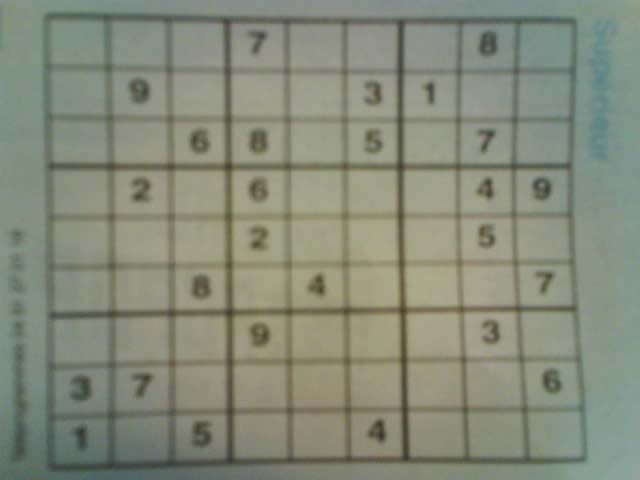
#> input picture sudoku-model/sample-data/image1.jpg, 640 x 480 px
$ python -i prep_and_predict.py   (imports and definitions only)
#> lines starting #> are read from the running program, lines starting #| are printed output that depends on the picture
#!/usr/bin/env python
# coding: utf-8

# In[ ]:


# sudoku predict functions (using our CNN model) (and dependencies)
import cv2
import numpy as np
import pandas as pd
import tensorflow as tf

#preprocess function (greyscales/blurs)
def preprocess(image):
  '''
  This function turns given image to grayscale, blur,
  and changes the receptive threshold of the image.
  Grayscale currently commented out as this function is only used on grayscale images.
  '''

  #gray = cv2.cvtColor(image, cv2.COLOR_BGR2GRAY)
  blur = cv2.GaussianBlur(image, (3,3),6)
  threshold_img = cv2.adaptiveThreshold(blur, 255,1,1,11,2)
  return threshold_img

#main_outline function
# [52 lines left out: functions main_outline, reframe, splitcells, splitcells_meta, not called in this run]

#complete preprocessing function
def fullpreprocess(img):
    '''
    Given an image of a sudoku puzzle of any size, this function returns a modified 450*450 image
    which has been aligned and fitted to the frame.
    '''
    #changing the image shape to be 450,450. should also make the img variable name pick a random puzzle for later on
    img = cv2.resize(img, (450,450))

    threshold = preprocess(img)

    #detecting contour
    #finding the outline of the sudoku puzzle in the image
    contour_1 = img.copy()
    contour_2 = img.copy()
    contour, hierarchy = cv2.findContours(threshold, cv2.RETR_EXTERNAL, cv2.CHAIN_APPROX_SIMPLE)
    cv2.drawContours(contour_1, contour, -1, (0, 255, 0),3)

    #testing
    black_img = np.zeros((450,450,3), np.uint8)
    biggest, maxArea = main_outline(contour)
    if biggest.size != 0:
      biggest = reframe(biggest)
      cv2.drawContours(contour_2,biggest,-1, (0,255,0),10)
      pts1 = np.float32(biggest)
      pts2 = np.float32([[0,0],[450,0],[0,450],[450,450]])
      matrix = cv2.getPerspectiveTransform(pts1,pts2)

      imagewrap = cv2.warpPerspective(img,matrix,(450,450))
      return imagewrap
    else:
      raise ValueError("Error: Image cannot be preprocessed")


#softmax function
# [1 line that did not run here, left out]

#CNN predict function
# [63 lines left out: functions CNN1predict, CompleteSudokuPredict, CompleteSudokuPredictFromRaw, not called in this run]

>>> import cv2
>>> picture = cv2.imread('sudoku-model/sample-data/image1.jpg')
#> picture is the input picture: shape (480, 640, 3); mean B, G, R 122.1, 138.8, 133.7
>>> result = fullpreprocess(picture)
#> in fullpreprocess, `img = cv2.resize(img, (450,450))`:
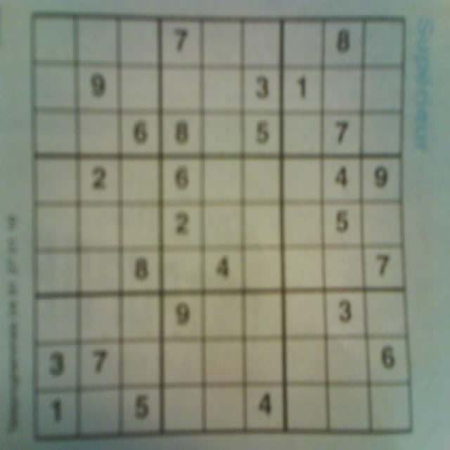
#> img: shape (450, 450, 3); mean of channels 0, 1, 2 122.1, 138.7, 133.6; drawn as B, G, R
#> (the run stopped early here; a loop or call above may not have finished)

$ run again, on sudoku-model/sample-data/image10.jpg
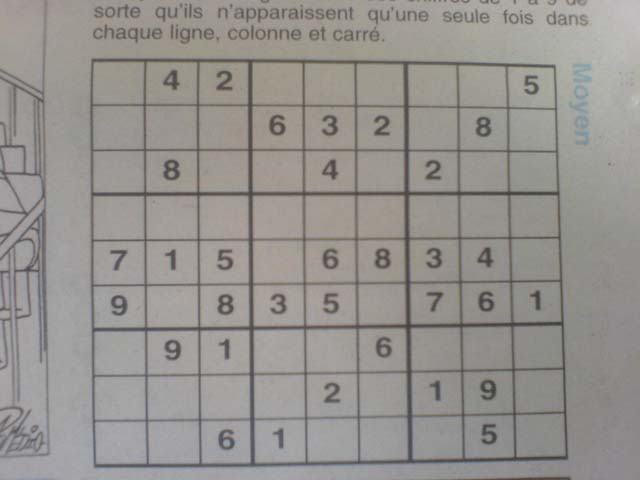
#> input picture sudoku-model/sample-data/image10.jpg, 640 x 480 px
#> picture is the input picture: shape (480, 640, 3); mean B, G, R 142.6, 146.4, 149.7
#> in fullpreprocess, `img = cv2.resize(img, (450,450))`:
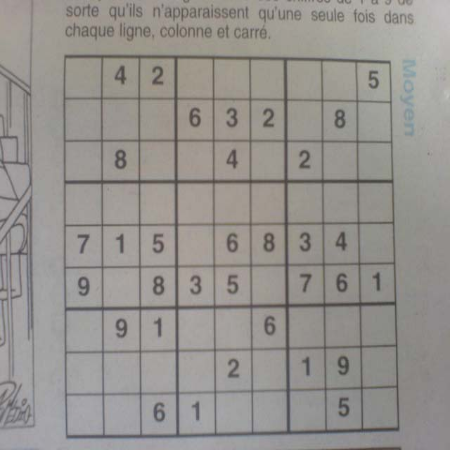
#> img: shape (450, 450, 3); mean of channels 0, 1, 2 142.5, 146.4, 149.6; drawn as B, G, R

$ run again, on sudoku-model/sample-data/image100.jpg
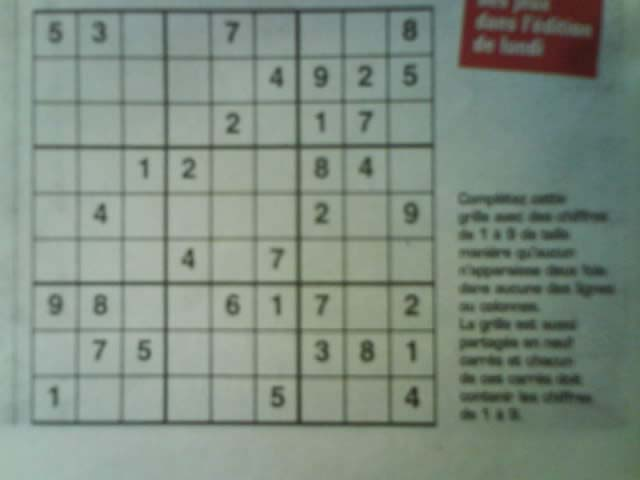
#> input picture sudoku-model/sample-data/image100.jpg, 640 x 480 px
#> picture is the input picture: shape (480, 640, 3); mean B, G, R 128.7, 140, 126.6
#> in fullpreprocess, `img = cv2.resize(img, (450,450))`:
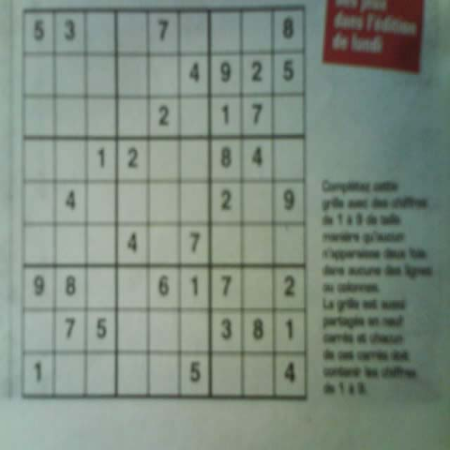
#> img: shape (450, 450, 3); mean of channels 0, 1, 2 128.6, 139.9, 126.5; drawn as B, G, R

$ run again, on sudoku-model/sample-data/image11.jpg
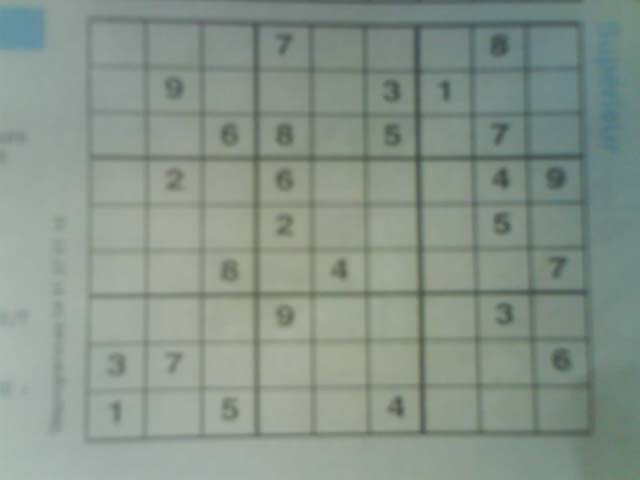
#> input picture sudoku-model/sample-data/image11.jpg, 640 x 480 px
#> picture is the input picture: shape (480, 640, 3); mean B, G, R 138, 147.9, 135.2
#> in fullpreprocess, `img = cv2.resize(img, (450,450))`:
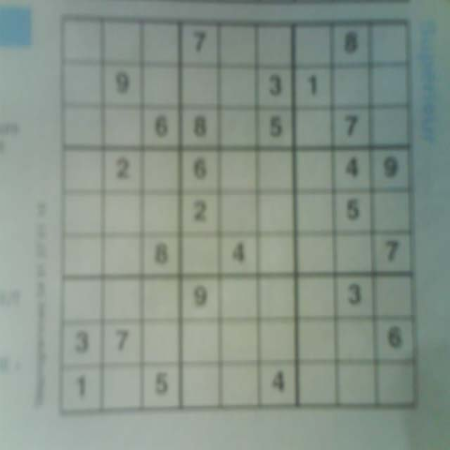
#> img: shape (450, 450, 3); mean of channels 0, 1, 2 137.9, 147.9, 135.2; drawn as B, G, R
